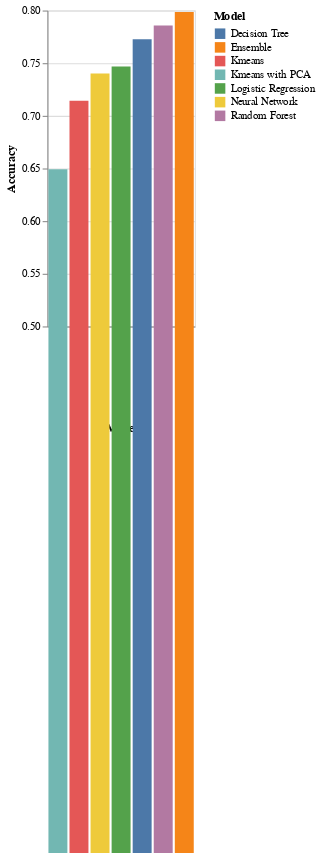

This figure's notebook cell:
### Markdown cell above
We put all model's accuracy together and make a barchart to have a clear view of the performance of each model.

### Code cell
df_acc = pd.DataFrame({"Model":["Decision Tree","Random Forest","Kmeans",
                                "Kmeans with PCA","Logistic Regression",
                                "Neural Network","Ensemble"],
                        "Accuracy":[DT_acc, RF_acc,kmeans_balanced_acc,PCA_acc,LR_acc,NN_acc,ensemble_acc]})

sel = alt.selection_single(fields=["Model"], bind="legend")
alt.Chart(df_acc).mark_bar().encode(
    x=alt.X("Model",sort="y"),
    y=alt.Y("Accuracy",scale=alt.Scale(domain=[0.5, 0.8])),
    color=alt.condition(sel,"Model", alt.value("lightgrey")),
    opacity=alt.condition(sel, alt.value(1), alt.value(0.2)),
    tooltip=["Model","Accuracy"]
).add_selection(sel)

### Figure 1 — Vega-Lite specification as saved in the notebook (floating-point values rounded to 4 significant figures)
{"config": {"view": {"continuousWidth": 400, "continuousHeight": 300}}, "data": {"name": "data-f0d0829f5ad3f597f8e53f7567a5d3b7"}, "mark": "bar", "encoding": {"color": {"condition": {"field": "Model", "type": "nominal", "selection": "selector003"}, "value": "lightgrey"}, "opacity": {"condition": {"value": 1, "selection": "selector003"}, "value": 0.2}, "tooltip": [{"field": "Model", "type": "nominal"}, {"field": "Accuracy", "type": "quantitative"}], "x": {"field": "Model", "sort": "y", "type": "nominal"}, "y": {"field": "Accuracy", "scale": {"domain": [0.5, 0.8]}, "type": "quantitative"}}, "selection": {"selector003": {"type": "single", "fields": ["Model"], "bind": "legend"}}, "$schema": "https://vega.github.io/schema/vega-lite/v4.17.0.json", "datasets": {"data-f0d0829f5ad3f597f8e53f7567a5d3b7": [{"Model": "Decision Tree", "Accuracy": 0.7727}, {"Model": "Random Forest", "Accuracy": 0.7857}, {"Model": "Kmeans", "Accuracy": 0.7143}, {"Model": "Kmeans with PCA", "Accuracy": 0.6494}, {"Model": "Logistic Regression", "Accuracy": 0.7468}, {"Model": "Neural Network", "Accuracy": 0.7403}, {"Model": "Ensemble", "Accuracy": 0.7987}]}}
